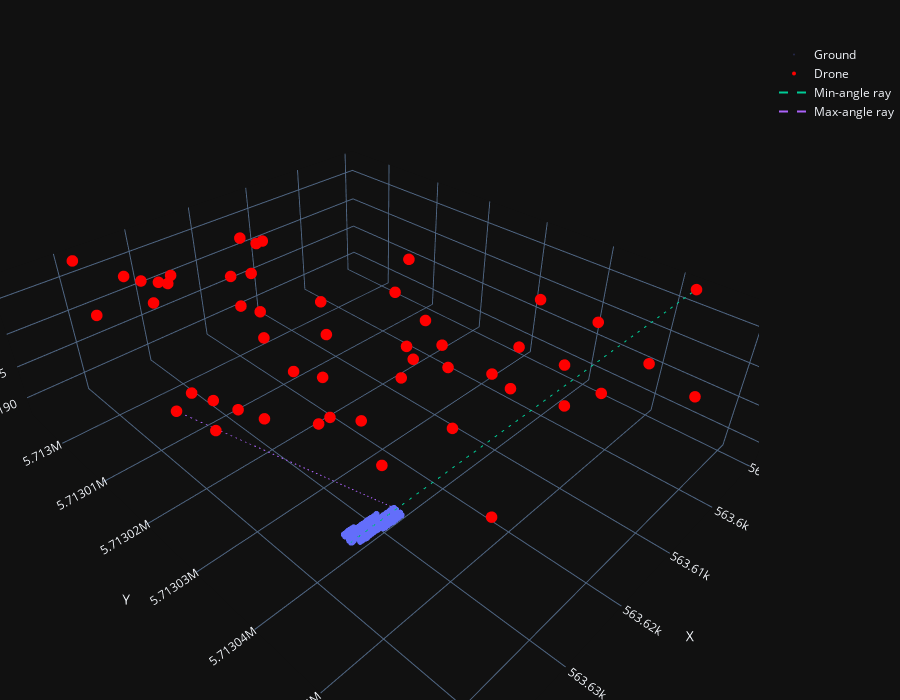

The notebook cell saved with this chart:
### Code cell
import plotly.graph_objects as go

dx_l, dy_l, dz_l = drone_positions.filter(
    pl.col("xcam") == drone_positions["xcam"].min()
).select(["xcam", "ycam", "zcam"]).row(0)

dx_r, dy_r, dz_r = drone_positions.filter(
    pl.col("xcam") == drone_positions["xcam"].max()
).select(["xcam", "ycam", "zcam"]).row(0)

gx_l, gy_l, gz_l = subsample.filter(
    pl.col("Xw") == subsample["Xw"].min()
).select(["Xw", "Yw", "elev"]).row(0)

gx_r, gy_r, gz_r = subsample.filter(
    pl.col("Xw") == subsample["Xw"].max()
).select(["Xw", "Yw", "elev"]).row(0)


fig = go.Figure([
    go.Scatter3d(  # ground cloud
        x=subsample["Xw"], y=subsample["Yw"], z=subsample["elev"],
        mode="markers", marker=dict(size=2, opacity=0.25), name="Ground"),
    go.Scatter3d(  # drone positions
        x=drone_positions["xcam"], y=drone_positions["ycam"], z=drone_positions["zcam"],
        mode="markers", marker=dict(size=4, color="red"), name="Drone"),
    go.Scatter3d(  # g_right → d_left  (min-angle ray)
        x=[gx_r, dx_l], y=[gy_r, dy_l], z=[gz_r, dz_l],
        mode="lines", line=dict(dash="dash"), name="Min-angle ray"),
    go.Scatter3d(  # g_left  → d_right (max-angle ray)
        x=[gx_l, dx_r], y=[gy_l, dy_r], z=[gz_l, dz_r],
        mode="lines", line=dict(dash="dash"), name="Max-angle ray")
])

fig.update_layout(
    scene=dict(xaxis_title="X", yaxis_title="Y", zaxis_title="Z"),
    width=900, height=700, margin=dict(l=0, r=0, b=0, t=40)
)
fig.show()

### Figure 1 — Plotly figure (JSON) as saved in the notebook; plotly's stock layout.template omitted (floating-point values rounded to 4 significant figures; data arrays with more than 128 entries replaced by an {"elided": "..."} marker saying what was removed)
{"data": [{"marker": {"opacity": 0.25, "size": 2}, "mode": "markers", "name": "Ground", "x": {"elided": "100000 float values"}, "y": {"elided": "100000 float values"}, "z": {"elided": "100000 float values"}, "type": "scatter3d"}, {"marker": {"color": "red", "size": 4}, "mode": "markers", "name": "Drone", "x": [563600.0, 563600.0, 563600.0, 563600.0, 563600.0, 563600.0, 563600.0, 563600.0, 563600.0, 563600.0, 563600.0, 563600.0, 563600.0, 563600.0, 563600.0, 563600.0, 563600.0, 563600.0, 563600.0, 563600.0, 563600.0, 563600.0, 563600.0, 563600.0, 563600.0, 563600.0, 563600.0, 563600.0, 563600.0, 563600.0, 563600.0, 563600.0, 563600.0, 563600.0, 563600.0, 563600.0, 563600.0, 563600.0, 563600.0, 563600.0, 563600.0, 563600.0, 563600.0, 563600.0, 563600.0, 563600.0, 563600.0, 563600.0, 563600.0, 563600.0, 563600.0], "y": [5713000.0, 5713000.0, 5713000.0, 5713000.0, 5713000.0, 5713000.0, 5713000.0, 5713000.0, 5713000.0, 5713000.0, 5713000.0, 5713000.0, 5713000.0, 5713000.0, 5713000.0, 5713000.0, 5713000.0, 5713000.0, 5713000.0, 5713000.0, 5713000.0, 5713000.0, 5713000.0, 5713000.0, 5713000.0, 5713000.0, 5713000.0, 5713000.0, 5713000.0, 5713000.0, 5713000.0, 5713000.0, 5713000.0, 5713000.0, 5713000.0, 5713000.0, 5713000.0, 5713000.0, 5713000.0, 5713000.0, 5713000.0, 5713000.0, 5713000.0, 5713000.0, 5713000.0, 5713000.0, 5713000.0, 5713000.0, 5713000.0, 5713000.0, 5713000.0], "z": [207.6, 207.5, 207.6, 207.5, 207.5, 207.6, 207.6, 207.6, 207.6, 207.5, 207.5, 207.6, 207.6, 207.5, 207.6, 207.5, 207.6, 207.6, 207.5, 207.6, 207.6, 207.6, 207.6, 207.6, 207.5, 207.6, 207.6, 207.5, 207.6, 207.6, 207.5, 207.6, 207.5, 207.5, 207.6, 207.5, 207.5, 207.6, 207.6, 207.6, 207.6, 207.5, 207.6, 207.5, 207.6, 207.5, 207.6, 207.6, 207.6, 207.6, 207.6], "type": "scatter3d"}, {"line": {"dash": "dash"}, "mode": "lines", "name": "Min-angle ray", "x": [563600.0, 563600.0], "y": [5713000.0, 5713000.0], "z": [188.0, 207.6], "type": "scatter3d"}, {"line": {"dash": "dash"}, "mode": "lines", "name": "Max-angle ray", "x": [563600.0, 563600.0], "y": [5713000.0, 5713000.0], "z": [187.9, 207.6], "type": "scatter3d"}], "layout": {"margin": {"l": 0, "r": 0, "b": 0, "t": 40}, "scene": {"xaxis": {"title": {"text": "X"}}, "yaxis": {"title": {"text": "Y"}}, "zaxis": {"title": {"text": "Z"}}}, "width": 900, "height": 700}}
